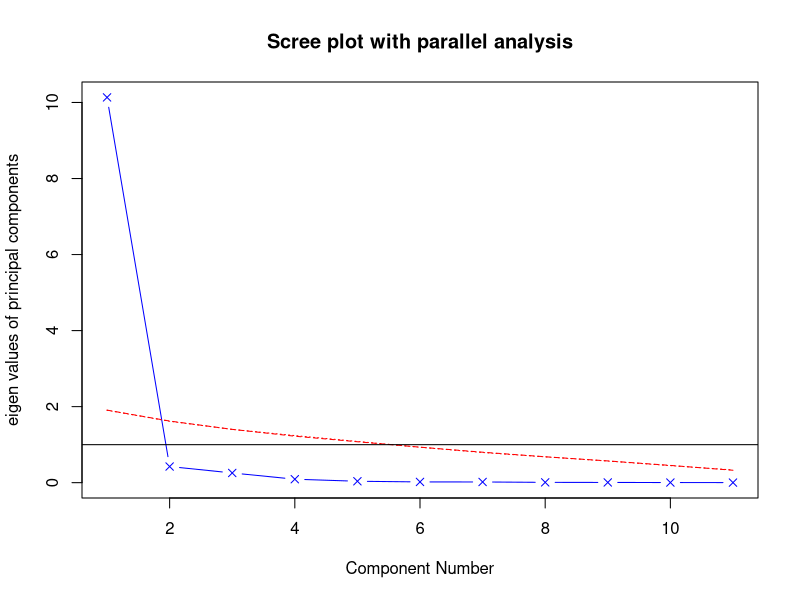
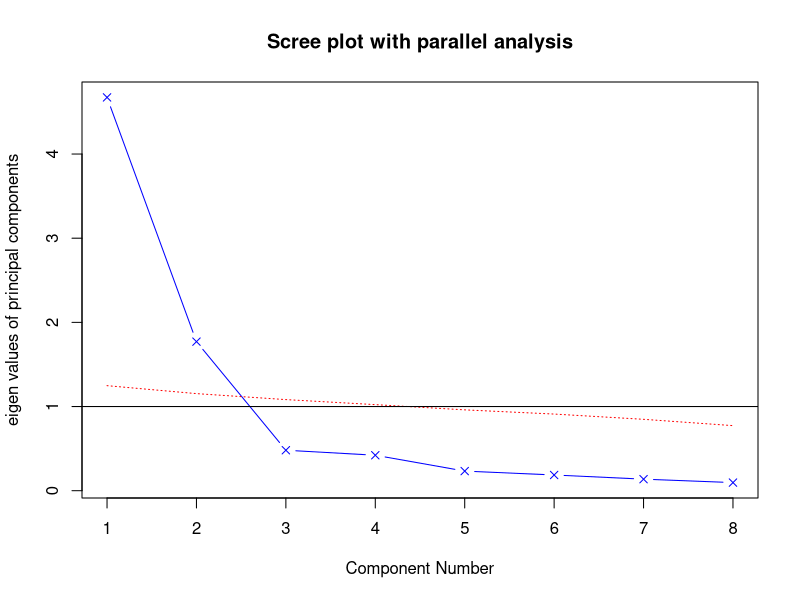

Reproduce these figures in R, in order. (Note: this script raises an error after producing the figures.)

# Chapter 14. Principal components and factor analysis


# This chapter covers
#   Principal components analysis
#   Exploratory factor analysis
#   Other latent variable models


# Remove most objects from the working environment
rm(list = ls())
options(stringsAsFactors = F)

# 14.2.1. Selecting the number of components to extract
library(psych)
fa.parallel(USJudgeRatings[,-1], fa="pc", n.iter=100,
            show.legend=FALSE, main="Scree plot with parallel analysis")  # figure 14.2

# 14.2.2. Extracting principal components
# code listing 14.1. Principal components analysis of US Judge Ratings
library(psych)
pc <- principal(USJudgeRatings[, -1], nfactors = 1)
pc
# Principal Components Analysis
# Call: principal(r = USJudgeRatings[, -1], nfactors = 1)
# Standardized loadings (pattern matrix) based upon correlation matrix
#       PC1   h2     u2 com
# INTG 0.92 0.84 0.1565   1
# DMNR 0.91 0.83 0.1663   1
# DILG 0.97 0.94 0.0613   1
# CFMG 0.96 0.93 0.0720   1
# DECI 0.96 0.92 0.0763   1
# PREP 0.98 0.97 0.0299   1
# FAMI 0.98 0.95 0.0469   1
# ORAL 1.00 0.99 0.0091   1
# WRIT 0.99 0.98 0.0196   1
# PHYS 0.89 0.80 0.2013   1
# RTEN 0.99 0.97 0.0275   1
# 
# PC1
# SS loadings    10.13
# Proportion Var  0.92
# 
# Mean item complexity =  1
# Test of the hypothesis that 1 component is sufficient.
# 
# The root mean square of the residuals (RMSR) is  0.04 
# with the empirical chi square  6.21  with prob <  1 
# 
# Fit based upon off diagonal values = 1


library(psych)
fa.parallel(Harman23.cor$cov, n.obs=302, fa="pc", n.iter =100,
            show.legend=FALSE, main="Scree plot with parallel analysis")  # figure 14.3


# code listing 14.2. Principal components analysis of body measurements
library(psych)
PC <- principal(Harman23.cor$cov, nfactors = 2, rotate = "none")
PC
# Principal Components Analysis
# Call: principal(r = Harman23.cor$cov, nfactors = 2, rotate = "none")
# Standardized loadings (pattern matrix) based upon correlation matrix
#                 PC1   PC2   h2    u2 com
# height         0.86 -0.37 0.88 0.123 1.4
# arm.span       0.84 -0.44 0.90 0.097 1.5
# forearm        0.81 -0.46 0.87 0.128 1.6
# lower.leg      0.84 -0.40 0.86 0.139 1.4
# weight         0.76  0.52 0.85 0.150 1.8
# bitro.diameter 0.67  0.53 0.74 0.261 1.9
# chest.girth    0.62  0.58 0.72 0.283 2.0
# chest.width    0.67  0.42 0.62 0.375 1.7
# 
#                        PC1  PC2
# SS loadings           4.67 1.77
# Proportion Var        0.58 0.22
# Cumulative Var        0.58 0.81
# Proportion Explained  0.73 0.27
# Cumulative Proportion 0.73 1.00
# 
# Mean item complexity =  1.7
# Test of the hypothesis that 2 components are sufficient.
# 
# The root mean square of the residuals (RMSR) is  0.05 
# 
# Fit based upon off diagonal values = 0.99


#======================================================
# 14.2.3. Rotating principal components
# code lisitng 14.3. Principal components analysis with varimax rotation
rc <- principal(Harman23.cor$cov, nfactors = 2, rotate = "varimax")
rc
# Principal Components Analysis
# Call: principal(r = Harman23.cor$cov, nfactors = 2, rotate = "varimax")
# Standardized loadings (pattern matrix) based upon correlation matrix
#                 RC1  RC2   h2    u2 com
# height         0.90 0.25 0.88 0.123 1.2
# arm.span       0.93 0.19 0.90 0.097 1.1
# forearm        0.92 0.16 0.87 0.128 1.1
# lower.leg      0.90 0.22 0.86 0.139 1.1
# weight         0.26 0.88 0.85 0.150 1.2
# bitro.diameter 0.19 0.84 0.74 0.261 1.1
# chest.girth    0.11 0.84 0.72 0.283 1.0
# chest.width    0.26 0.75 0.62 0.375 1.2
# 
#                        RC1  RC2
# SS loadings           3.52 2.92
# Proportion Var        0.44 0.37
# Cumulative Var        0.44 0.81
# Proportion Explained  0.55 0.45
# Cumulative Proportion 0.55 1.00
# 
# Mean item complexity =  1.1
# Test of the hypothesis that 2 components are sufficient.
# 
# The root mean square of the residuals (RMSR) is  0.05 
# 
# Fit based upon off diagonal values = 0.99


#=======================================================
# 14.2.4. Obtaining principal components scores

# code listing 14.4. Obtaining component scores from raw data
library(psych)
pc <- principal(USJudgeRatings[,-1], nfactors=1, score=TRUE)
head(pc$scores)
#                       PC1
# AARONSON,L.H.  -0.1857981
# ALEXANDER,J.M.  0.7469865
# ARMENTANO,A.J.  0.0704772
# BERDON,R.I.     1.1358765
# BRACKEN,J.J.   -2.1586211
# BURNS,E.B.      0.7669406

cor(USJudgeRatings$CONT, pc$score)
#               PC1
# [1,] -0.008815895

# code listing 14.5. Obtaining principal component scoring coefficients
library(psych)
rc <- principal(Harman23.cor$cov, nfactors = 2, rotate = "varimax")
round(unclass(rc$weights), 2)
#                  RC1   RC2
# height          0.28 -0.05
# arm.span        0.30 -0.08
# forearm         0.30 -0.09
# lower.leg       0.28 -0.06
# weight         -0.06  0.33
# bitro.diameter -0.08  0.32
# chest.girth    -0.10  0.34
# chest.width    -0.04  0.27

PC1 = 0.28*height + 0.30*arm.span + 0.30*forearm + 0.28*lower.leg -
  0.06*weight - 0.08*bitro.diameter - 0.10*chest.girth -
  0.04*chest.width

PC2 = -0.05*height - 0.08*arm.span - 0.09*forearm - 0.06*lower.leg +
  0.33*weight + 0.32*bitro.diameter + 0.34*chest.girth +
  0.27*chest.width

# 14.3. Exploratory factor analysis
options(digits = 2)
covariances <- ability.cov$cov
correlations <- cov2cor(covariances)
correlations
# general picture blocks maze reading vocab
# general    1.00    0.47   0.55 0.34    0.58  0.51
# picture    0.47    1.00   0.57 0.19    0.26  0.24
# blocks     0.55    0.57   1.00 0.45    0.35  0.36
# maze       0.34    0.19   0.45 1.00    0.18  0.22
# reading    0.58    0.26   0.35 0.18    1.00  0.79
# vocab      0.51    0.24   0.36 0.22    0.79  1.00

#===================================================
# 14.3.1. Deciding how many common factors to extract
# figure 14.4
library(psych)
covatiances <- ability.cov$cov
correlations <- cov2cor(covariances)
fa.parallel(correlations, n.obs = 112, fa="both",
            n.iter = 100, main = "Scree plots with parallel analysis")


# 14.3.2. Extracting common factors
# code listing 14.6. Principal axis factoring without rotation
fa <- fa(correlations, nfactors = 2, rotate = "none", fm="pa")
fa
# Factor Analysis using method =  pa
# Call: fa(r = correlations, nfactors = 2, rotate = "none", fm = "pa")
# Standardized loadings (pattern matrix) based upon correlation matrix
#          PA1   PA2   h2    u2 com
# general 0.75  0.07 0.57 0.432 1.0
# picture 0.52  0.32 0.38 0.623 1.7
# blocks  0.75  0.52 0.83 0.166 1.8
# maze    0.39  0.22 0.20 0.798 1.6
# reading 0.81 -0.51 0.91 0.089 1.7
# vocab   0.73 -0.39 0.69 0.313 1.5
# 
#                        PA1  PA2
# SS loadings           2.75 0.83
# Proportion Var        0.46 0.14
# Cumulative Var        0.46 0.60
# Proportion Explained  0.77 0.23
# Cumulative Proportion 0.77 1.00
# 
# Mean item complexity =  1.5
# Test of the hypothesis that 2 factors are sufficient.
# 
# The degrees of freedom for the null model are  15  and the objective function was  2.5
# The degrees of freedom for the model are 4  and the objective function was  0.07 
# 
# The root mean square of the residuals (RMSR) is  0.03 
# The df corrected root mean square of the residuals is  0.06 
# 
# Fit based upon off diagonal values = 0.99
# Measures of factor score adequacy             
#                                                    PA1  PA2
# Correlation of (regression) scores with factors   0.96 0.92
# Multiple R square of scores with factors          0.93 0.84
# Minimum correlation of possible factor scores     0.86 0.68


#===========================================================
# 14.3.3. Rotating factors
# code listing 14.7. Factor extraction with orthogonal rotation
fa.varimax <- fa(correlations, nfactors = 2, rotate="varimax", fm="pa")
fa.varimax
# Factor Analysis using method =  pa
# Call: fa(r = correlations, nfactors = 2, rotate = "varimax", fm = "pa")
# Standardized loadings (pattern matrix) based upon correlation matrix
#          PA1  PA2   h2    u2 com
# general 0.49 0.57 0.57 0.432 2.0
# picture 0.16 0.59 0.38 0.623 1.1
# blocks  0.18 0.89 0.83 0.166 1.1
# maze    0.13 0.43 0.20 0.798 1.2
# reading 0.93 0.20 0.91 0.089 1.1
# vocab   0.80 0.23 0.69 0.313 1.2
# 
#                        PA1  PA2
# SS loadings           1.83 1.75
# Proportion Var        0.30 0.29
# Cumulative Var        0.30 0.60
# Proportion Explained  0.51 0.49
# Cumulative Proportion 0.51 1.00
# 
# Mean item complexity =  1.3
# Test of the hypothesis that 2 factors are sufficient.
# 
# The degrees of freedom for the null model are  15  and the objective function was  2.5
# The degrees of freedom for the model are 4  and the objective function was  0.07 
# 
# The root mean square of the residuals (RMSR) is  0.03 
# The df corrected root mean square of the residuals is  0.06 
# 
# Fit based upon off diagonal values = 0.99
# Measures of factor score adequacy             
#                                                    PA1  PA2
# Correlation of (regression) scores with factors   0.96 0.92
# Multiple R square of scores with factors          0.91 0.85
# Minimum correlation of possible factor scores     0.82 0.71



#============================================================
# code listing 14.8. Factor extraction with oblique rotation
# install.packages("GPArotation")
fa.promax <- fa(correlations, nfactors = 2, rotate="promax", fm="pa")
fa.promax
# Factor Analysis using method =  pa
# Call: fa(r = correlations, nfactors = 2, rotate = "promax", fm = "pa")
# Standardized loadings (pattern matrix) based upon correlation matrix
#           PA1   PA2   h2    u2 com
# general  0.37  0.48 0.57 0.432 1.9
# picture -0.03  0.63 0.38 0.623 1.0
# blocks  -0.10  0.97 0.83 0.166 1.0
# maze     0.00  0.45 0.20 0.798 1.0
# reading  1.00 -0.09 0.91 0.089 1.0
# vocab    0.84 -0.01 0.69 0.313 1.0
# 
#                        PA1  PA2
# SS loadings           1.83 1.75
# Proportion Var        0.30 0.29
# Cumulative Var        0.30 0.60
# Proportion Explained  0.51 0.49
# Cumulative Proportion 0.51 1.00
# 
# With factor correlations of 
#      PA1  PA2
# PA1 1.00 0.55
# PA2 0.55 1.00
# 
# Mean item complexity =  1.2
# Test of the hypothesis that 2 factors are sufficient.
# 
# The degrees of freedom for the null model are  15  and the objective function was  2.5
# The degrees of freedom for the model are 4  and the objective function was  0.07 
# 
# The root mean square of the residuals (RMSR) is  0.03 
# The df corrected root mean square of the residuals is  0.06 
# 
# Fit based upon off diagonal values = 0.99
# Measures of factor score adequacy             
#                                                    PA1  PA2
# Correlation of (regression) scores with factors   0.97 0.94
# Multiple R square of scores with factors          0.93 0.88
# Minimum correlation of possible factor scores     0.86 0.77

fsm <- function(oblique) {
  if (class(oblique)[2] == "fa" & is.null(oblique$Phi)) {
      warning("Object doesn't look like oblique EFA")
  } else {
      P <- unclass(oblique$loading)
      F <- P %*% oblique$Phi
      colnames(F) <- c("PA1", "PA2")
      return(F)
  }
}

fsm(fa.promax)
#          PA1  PA2
# general 0.64 0.69
# picture 0.32 0.61
# blocks  0.43 0.91
# maze    0.25 0.45
# reading 0.95 0.46
# vocab   0.83 0.45

factor.plot(fa.promax, labels=rownames(fa.promax$loadings)) # figure 14.5

fa.diagram(fa.promax, simple = F)


# 14.3.4. Factor scores
fa.promax$weights
#           PA1   PA2
# general 0.078 0.211
# picture 0.020 0.090
# blocks  0.037 0.702
# maze    0.027 0.035
# reading 0.743 0.030
# vocab   0.177 0.036